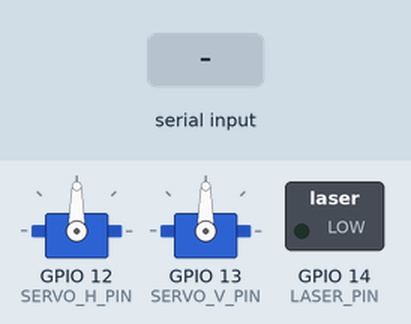
Bench run of a sketch on a simulated ESP32. On the bench: 2 × servo, switched loads named in the sketch (green lamp = pin HIGH). The test bench sets the inputs (shaded band). What the sketch prints to the serial monitor is not drawn.

Above: at 1.2 s.
1.3 s: "90,45,200\n" received over Serial
At 2.6 s:
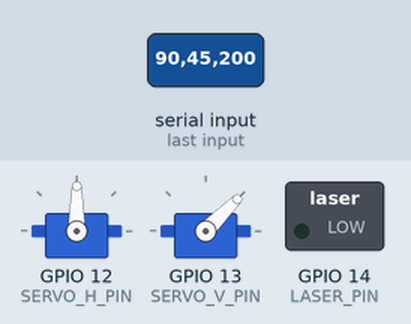
3.2 s: "30,150,10\n" received over Serial
At 5.9 s:
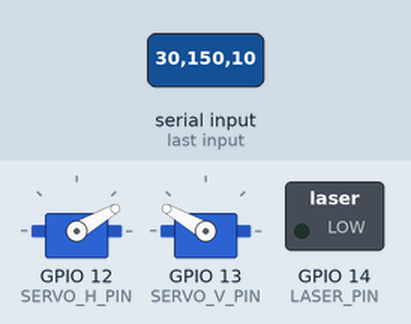
6.2 s: "1,90,45\n" received over Serial
At 7.7 s:
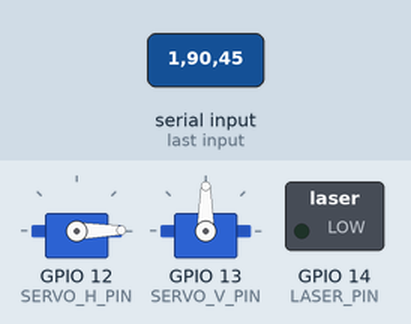
8.6 s: "90,45,200\n" received over Serial
At 9.06 s:
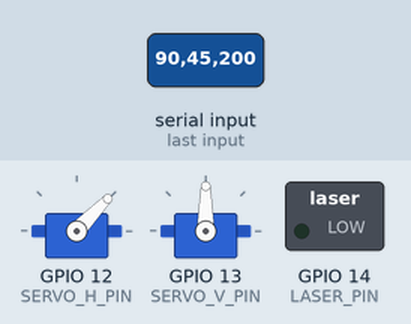
11.6 s: "1,90,45\n" received over Serial
At 12.06 s:
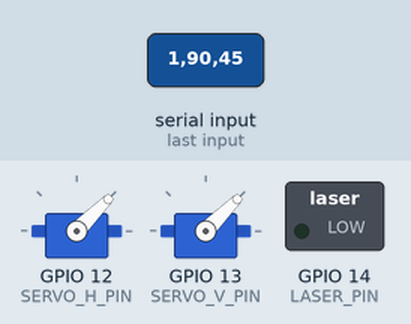
Timing chart, 0 to 14.6 s (numbered marks = the images above; inputs shaded):
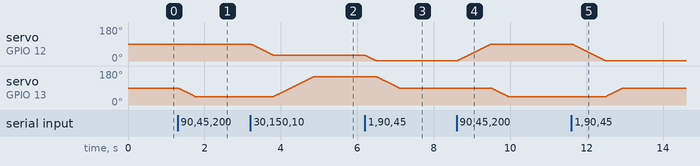

The sketch:

esp32_serial.ino
```cpp
/*
 * 穴位定位系统 - ESP32 硬件控制端
 *
 * 接收上位机串口指令, 控制两轴舵机 + 激光
 *
 * 指令格式: 水平角度,垂直角度,激光开关
 * 示例: 90,45,1
 *   水平角度: 0-180 (舵机1, 左右)
 *   垂直角度: 0-180 (舵机2, 上下)
 *   激光开关: 0=关,  1=开
 *
 * 接线:
 *   舵机1 (水平): GPIO 12
 *   舵机2 (垂直): GPIO 13
 *   激光模块:     GPIO 14
 *   串口:         USB 默认 Serial
 */

#include <Arduino.h>
#include <ESP32Servo.h>

// ==== 引脚定义 ====
#define SERVO_H_PIN  12    // 水平舵机
#define SERVO_V_PIN  13    // 垂直舵机
#define LASER_PIN    14    // 激光模块

// ==== 舵机实例 ====
Servo servoH;
Servo servoV;

// ==== 当前状态 ====
int curAngleH = 90;
int curAngleV = 90;
bool laserOn = false;

// ==== 串口缓冲区 ====
String inputBuffer = "";

// ==== 函数原型 ====
void parseCommand(String cmd);
void moveServo(Servo &servo, int &current, int target);

void setup() {
  Serial.begin(115200);

  servoH.attach(SERVO_H_PIN);
  servoV.attach(SERVO_V_PIN);

  pinMode(LASER_PIN, OUTPUT);
  digitalWrite(LASER_PIN, LOW);

  servoH.write(90);
  servoV.write(90);

  Serial.println("ESP32 Acupoint Laser System Ready");
  Serial.println("Format: 水平角度,垂直角度,激光开关");
}

void loop() {
  while (Serial.available()) {
    char c = Serial.read();

    if (c == '\n' || c == '\r') {
      if (inputBuffer.length() > 0) {
        parseCommand(inputBuffer);
        inputBuffer = "";
      }
    } else {
      inputBuffer += c;
    }
  }
}

void parseCommand(String cmd) {
  cmd.trim();
  if (cmd.length() == 0) return;

  int comma1 = cmd.indexOf(',');
  int comma2 = cmd.indexOf(',', comma1 + 1);

  if (comma1 == -1 || comma2 == -1) {
    Serial.println("ERROR: Invalid format. Use: angleH,angleV,laserState");
    return;
  }

  int angleH = cmd.substring(0, comma1).toInt();
  int angleV = cmd.substring(comma1 + 1, comma2).toInt();
  int laserState = cmd.substring(comma2 + 1).toInt();

  if (angleH < 0) angleH = 0;
  if (angleH > 180) angleH = 180;
  if (angleV < 0) angleV = 0;
  if (angleV > 180) angleV = 180;

  moveServo(servoH, curAngleH, angleH);
  moveServo(servoV, curAngleV, angleV);

  digitalWrite(LASER_PIN, (laserState == 1) ? HIGH : LOW);
  laserOn = (laserState == 1);

  Serial.printf("OK: H=%d V=%d L=%d\n", angleH, angleV, laserState);
}

void moveServo(Servo &servo, int &current, int target) {
  if (target == current) return;

  int step = (target > current) ? 1 : -1;
  for (int pos = current; pos != target; pos += step) {
    servo.write(pos);
    delay(10);
  }
  servo.write(target);
  current = target;
}
```

Measured:
- after the input at 1.3 s, servo on GPIO 13 (SERVO_V_PIN): moves from 90° to 45° over 0.44 s, starting at once
- after the input at 3.2 s, servo on GPIO 12 (SERVO_H_PIN): moves from 90° to 30° over 0.60 s, starting at once; servo on GPIO 13 (SERVO_V_PIN): moves from 45° to 150° over 1.0 s, starting after 0.61 s
- after the input at 6.2 s, servo on GPIO 12 (SERVO_H_PIN): moves from 30° to 1° over 0.28 s, starting at once; servo on GPIO 13 (SERVO_V_PIN): moves from 150° to 90° over 0.58 s, starting after 0.31 s
- after the input at 8.6 s, servo on GPIO 12 (SERVO_H_PIN): moves from 1° to 90° over 0.88 s, starting at once; servo on GPIO 13 (SERVO_V_PIN): moves from 90° to 45° over 0.43 s, starting after 0.91 s
- after the input at 11.6 s, servo on GPIO 12 (SERVO_H_PIN): moves from 90° to 1° over 0.88 s, starting at once; servo on GPIO 13 (SERVO_V_PIN): moves from 45° to 90° over 0.43 s, starting after 0.91 s
